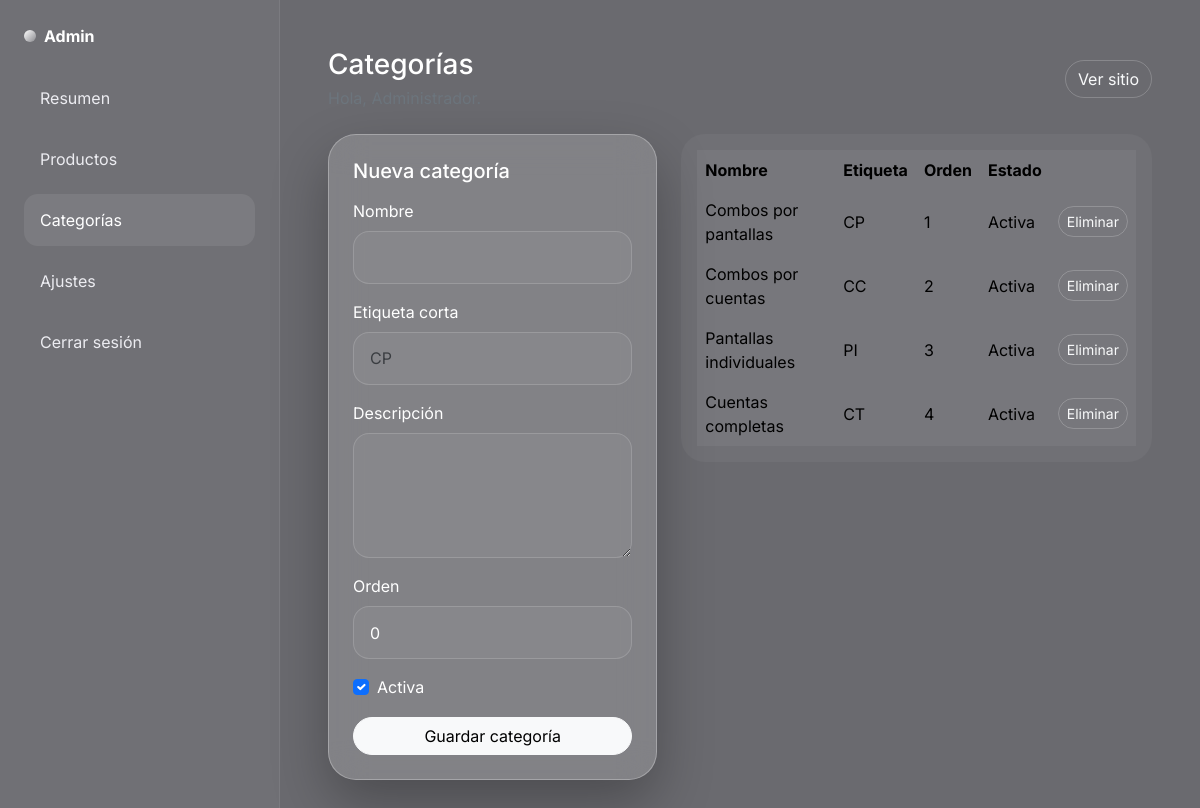
Screenshot of /admin/categories.php (signed in) with the database file from the repository.
### tables this page shows
CREATE TABLE categories (
    id INT UNSIGNED AUTO_INCREMENT PRIMARY KEY,
    name VARCHAR(120) NOT NULL,
    short_label VARCHAR(8) DEFAULT NULL,
    description TEXT DEFAULT NULL,
    sort_order INT NOT NULL DEFAULT 0,
    status TINYINT(1) NOT NULL DEFAULT 1,
    created_at TIMESTAMP DEFAULT CURRENT_TIMESTAMP
);

### includes/functions.php (called while the page is built, shortened)
<?php
function e(?string $value): string
{
    return htmlspecialchars($value ?? '', ENT_QUOTES, 'UTF-8');
}

### admin/categories.php (the view, shortened to what this page needs)
<?php
require __DIR__ . '/partials.php';
$categories = $pdo->query('SELECT * FROM categories ORDER BY sort_order ASC, name ASC')->fetchAll();
admin_header('Categorías');
?>
<div class="row g-4">
    <div class="col-lg-5">
        <div class="glass-panel p-4">
            <h2 class="h5 text-white mb-3">Nueva categoría</h2>
            <form method="post" class="d-grid gap-3">
                <div>
                    <label class="form-label text-white">Nombre</label>
                    <input type="text" name="name" class="form-control" required>
                </div>
                <div>
                    <label class="form-label text-white">Etiqueta corta</label>
                    <input type="text" name="short_label" class="form-control" maxlength="8" placeholder="CP">
                </div>
                <div>
                    <label class="form-label text-white">Descripción</label>
                    <textarea name="description" class="form-control" rows="4"></textarea>
                </div>
                <div>
                    <label class="form-label text-white">Orden</label>
                    <input type="number" name="sort_order" class="form-control" value="0">
                </div>
                <div class="form-check">
                    <input class="form-check-input" type="checkbox" name="status" id="status" checked>
                    <label class="form-check-label text-white" for="status">Activa</label>
                </div>
                <button type="submit" class="btn btn-light rounded-pill">Guardar categoría</button>
            </form>
        </div>
    </div>
    <div class="col-lg-7">
        <div class="table-dark-glass p-3">
            <div class="table-responsive">
                <table class="table table-borderless align-middle mb-0 text-white">
                    <thead>
                        <tr class="text-secondary">
                            <th>Nombre</th>
                            <th>Etiqueta</th>
                            <th>Orden</th>
                            <th>Estado</th>
                            <th></th>
                        </tr>
                    </thead>
                    <tbody>
                    <?php foreach ($categories as $category): ?>
                        <tr>
                            <td><?= e($category['name']); ?></td>
                            <td><?= e($category['short_label']); ?></td>
                            <td><?= (int) $category['sort_order']; ?></td>
                            <td><?= (int) $category['status'] === 1 ? 'Activa' : 'Inactiva'; ?></td>
                            <td class="text-end">
                                <form method="post" onsubmit="return confirm('¿Eliminar esta categoría?');">
                                    <button class="btn btn-sm btn-outline-light rounded-pill">Eliminar</button>
                                </form>
                            </td>
                        </tr>
                    <?php endforeach; ?>
                    </tbody>
                </table>
            </div>
        </div>
    </div>
</div>
<?php admin_footer(); ?>

### admin/partials.php (shortened to what this page needs)
<?php
require __DIR__ . '/../includes/functions.php';
function admin_header(string $title): void {
    ?>
    <!doctype html>
    <html lang="es">
    <head>
        <link href="https://cdn.jsdelivr.net/npm/bootstrap@5.3.3/dist/css/bootstrap.min.css" rel="stylesheet">
        <link rel="stylesheet" href="../assets/css/style.css">
    </head>
    <body>
    <div class="admin-shell d-lg-flex">
        <aside class="sidebar p-4">
            <a href="dashboard.php" class="navbar-brand fw-bold text-white text-decoration-none d-inline-flex align-items-center gap-2 mb-4">
                <span class="brand-dot"></span> Admin
            </a>
            <nav class="nav flex-column gap-2">
                <a class="nav-link <?= basename($_SERVER['PHP_SELF']) === 'dashboard.php' ? 'active' : ''; ?>" href="dashboard.php">Resumen</a>
                <a class="nav-link <?= basename($_SERVER['PHP_SELF']) === 'products.php' ? 'active' : ''; ?>" href="products.php">Productos</a>
                <a class="nav-link <?= basename($_SERVER['PHP_SELF']) === 'categories.php' ? 'active' : ''; ?>" href="categories.php">Categorías</a>
                <a class="nav-link <?= basename($_SERVER['PHP_SELF']) === 'settings.php' ? 'active' : ''; ?>" href="settings.php">Ajustes</a>
                <a class="nav-link" href="logout.php">Cerrar sesión</a>
            </nav>
        </aside>
        <main class="content-wrap p-4 p-lg-5">
            <div class="d-flex justify-content-between align-items-center mb-4">
                <div>
                    <h1 class="h3 text-white mb-1"><?= e($title); ?></h1>
                    <p class="text-secondary mb-0">Hola, <?= e($_SESSION['admin_name'] ?? 'Administrador'); ?>.</p>
                </div>
                <a href="../index.php" target="_blank" class="btn btn-outline-light rounded-pill">Ver sitio</a>
            </div>
    <?php
}
function admin_footer(): void {
    ?>
        </main>
    </div>
    </body>
    </html>
    <?php
}

### assets/css/style.css (style rules this page uses)
:root { --bg: #6a6a6f; --bg-soft: #5a5a60; --surface: rgba(255, 255, 255, 0.16); --surface-strong: rgba(255, 255, 255, 0.22); --border: rgba(255, 255, 255, 0.28); --text: #ffffff; --muted: #ececf1; --primary: #f5f5f7; --shadow: 0 24px 55px rgba(0, 0, 0, 0.28); }
* { box-sizing: border-box; }
html { scroll-behavior: smooth; }
body { font-family: 'Inter', sans-serif; background: radial-gradient(circle at top right, rgba(255,255,255,0.24), transparent 34%), radial-gradient(circle at bottom left, rgba(0,0,0,0.18), transparent 28%), linear-gradient(140deg, #7a7a80, #67676d), var(--bg); color: var(--text); }
.glass-nav, .glass-panel, .category-card, .product-card, .contact-card, .showcase-card { background: var(--surface); backdrop-filter: blur(18px); -webkit-backdrop-filter: blur(18px); border: 1px solid var(--border); box-shadow: var(--shadow); }
.brand-dot { width: 12px; height: 12px; border-radius: 50%; background: linear-gradient(135deg, #ffffff, #8a8a8f); display: inline-block; }
.glass-panel, .category-card, .product-card, .contact-card, .showcase-card { border-radius: 28px; }
.btn-outline-light { border-color: rgba(255,255,255,0.2); }
.table, .form-control, .form-select { --bs-body-bg: rgba(255,255,255,.05); --bs-body-color: #fff; --bs-border-color: rgba(255,255,255,0.15); }
.form-control, .form-select { background: rgba(255,255,255,0.05); color: #fff; border-radius: 16px; padding: .85rem 1rem; }
.table-dark-glass { background: rgba(255,255,255,0.04); color: #fff; border-radius: 24px; overflow: hidden; }
.admin-shell { min-height: 100vh; background: var(--bg); }
.sidebar { width: 280px; background: rgba(255,255,255,0.04); border-right: 1px solid rgba(255,255,255,0.08); }
.sidebar .nav-link { color: var(--muted); border-radius: 14px; padding: .9rem 1rem; }
.sidebar .nav-link.active, .sidebar .nav-link:hover { background: rgba(255,255,255,0.08); color: #fff; }
.content-wrap { flex: 1; }

### rows the page displays
categories: name "Combos por pantallas", short_label "CP", sort_order "1", status "Activa"
categories: name "Combos por cuentas", short_label "CC", sort_order "2", status "Activa"
categories: name "Pantallas individuales", short_label "PI", sort_order "3", status "Activa"
categories: name "Cuentas completas", short_label "CT", sort_order "4", status "Activa"

### other values shown
$title "Categorías"
